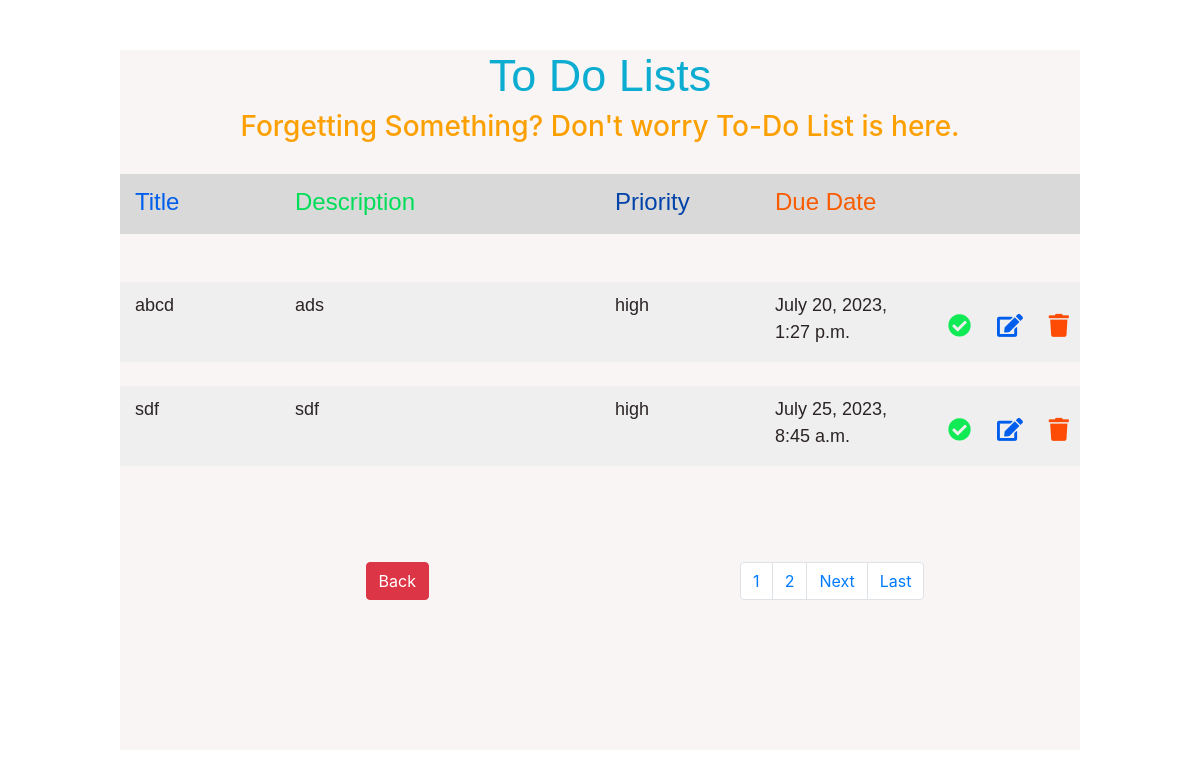
Before: /viewToDo/ with the older database file.
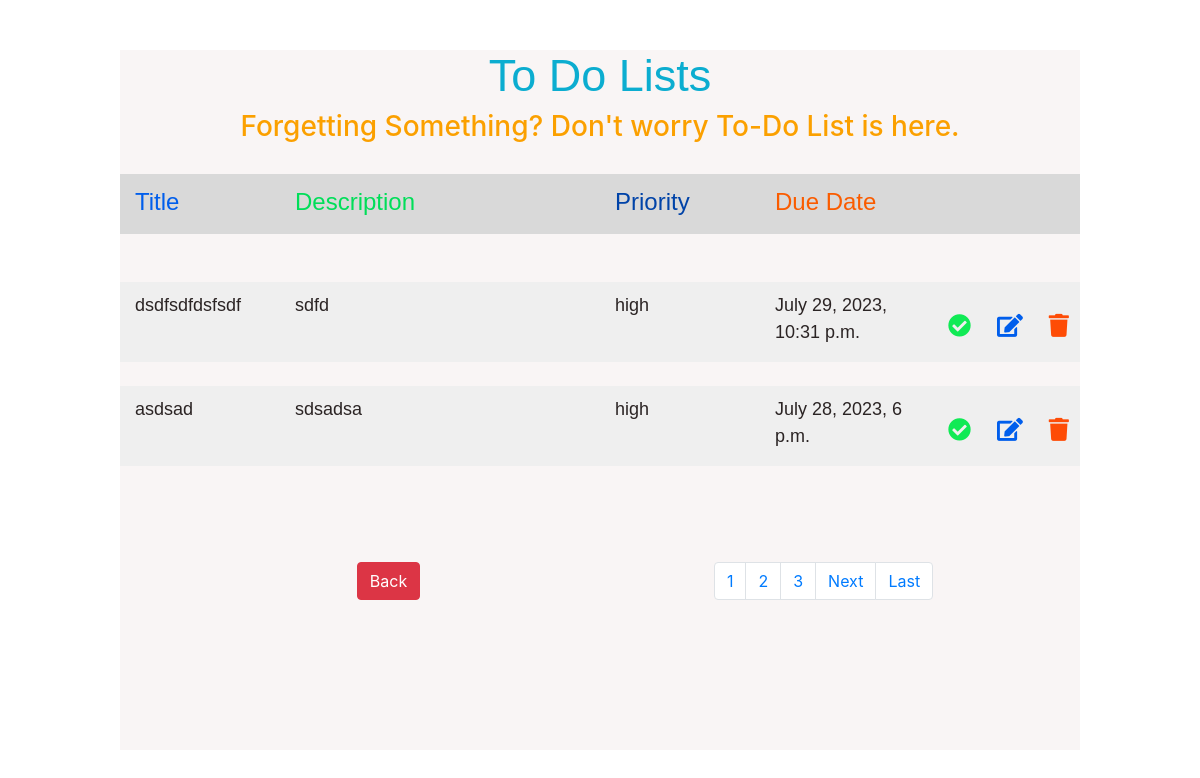
After: the same page with the newer database file.
### core/models.py (models this page shows)
class AddToListModel(models.Model):
    PRIORITY_CHOICES = (
        ('high', 'High'),
        ('medium', 'Medium'),
        ('low', 'Low'),
    )
    title = models.CharField(max_length=30)
    priorityIs = models.CharField(max_length=30, choices=PRIORITY_CHOICES)
    endDate = models.DateTimeField(max_length=50)
    description = models.CharField(max_length=50)

### core/views.py (the view)
# urls.py: path('viewToDo/', views.viewToDo, name='viewToDo'),
def viewToDo(request):
    toDoListData = AddToListModel.objects.all()
    paginator= Paginator(toDoListData,2)
    page_number= request.GET.get('page')
    toDoListData_page=paginator.get_page(page_number)
    totalpage=toDoListData_page.paginator.num_pages
    context = {
        'toDoListData': toDoListData_page,
        'last_page': totalpage,
        'page_list': [n+1 for n in range(totalpage)]
    }
    return  render(request=request, template_name='viewToDo.html', context=context)

### templates/viewToDo.html (shortened to what this page needs)
 {% extends 'base.html' %}
   {% block content %}
        <div class="container-fluid head">
            <div class="row">
              <div class="col-2">
                <p class="head_title">Title</p>
              </div>
              <div class="col-4 ">
                <p class="head_desc">Description</p>
              </div>
              <div class="col-2 ">
                <p class="head_priority">Priority</p>
              </div>
              <div class="col-2 ">
                <p class="head_due">Due Date</p>
              </div>
              <div class="col-2 ">
              </div>
            </div>
          </div>
          <br><br>
          {% for i in toDoListData %}
          <div class="container-fluid  bodyColor">
            <div class="row">
              <div class="col-2 listMargin">
                <p class="userToDo ">{{i.title}}</p>
              </div>
              <div class="col-4 listMargin">
                <p class="userToDo">{{i.description}}</p>
              </div>
              <div class="col-2 listMargin">
                <p class="userToDo">{{i.priorityIs}}</p>
              </div>
              <div class="col-2 listMargin">
                <p class="userToDo">{{i.endDate}}</p>
              </div>
              <div class="col-2 listMargin listMargin">
                <div class="iconsView">
                  <form action="{% url 'completedTodo' i.id %}" method="get">
                    <button class="btn"><i class="fa fa-check-circle tick" aria-hidden="true"></i></button>
                  </form>
                    <form action="{% url 'addtodolist' i.id %}" method="get">
                      <button class="btn"><i class="fas fa-edit colorr"></i></button>
                    </form>
                    <form method="POST" action="{% url 'deleteToDo' i.id %}">
                    <button class="btn"><i class="fa fa-trash remove" aria-hidden="true"></i></button>
                    </form>
                    </div>
              </div>
            </div>
          </div>
          <br>
          {% endfor %}
          <br> <br> <br>
          <div class="pageLink disFlex">
            <button onclick="goToHome()" type="button" class="btn btn-danger backBttn">Back</button>
            <nav aria-label="...">
              <ul class="pagination">
                {% for n in page_list %}
                <li class="page-item"><a class="page-link" href=/viewToDo/?page={{n}}>{{n}}</a></li>
                {% endfor %}
                {%if toDoListData.has_next%}
                <li class="page-item">
                  <a class="page-link" href="/viewToDo/?page={{toDoListData.next_page_number}}" tabindex="-1">Next</a>
                </li>
                <li class="page-item">
                  <a class="page-link" href="/viewToDo/?page={{last_page}}" tabindex="-1">Last</a>
                </li>
                {% endif %}
              </ul>
            </nav>
        </div>
    </div>
  </body>
</html>
 {%  endblock %}

Changed rows visible on the page:
removed AddToListModel: title "abcd", description "ads", priorityIs "high", endDate "July 20, 2023, 1:27 p.m."
removed AddToListModel: title "sdf", description "sdf", priorityIs "high", endDate "July 25, 2023, 8:45 a.m."
added AddToListModel: title "dsdfsdfdsfsdf", description "sdfd", priorityIs "high", endDate "July 29, 2023, 10:31 p.m."
added AddToListModel: title "asdsad", description "sdsadsa", priorityIs "high", endDate "July 28, 2023, 6 p.m."
Other visible differences:
new list line: "3"
